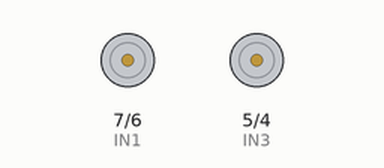
This sketch was run on a simulated Arduino Uno, built with avr-gcc and run on an emulated ATmega328P. On the bench: motor-driver pin pairs drawn as motors (green arrow = first pin HIGH = forward, orange = second pin HIGH = backward, longer = more drive, scaled by the enable pin).

Above: at 2.5 s.
At 10.0 s:
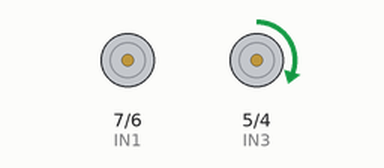
Timing chart, 0 to 26.0 s (numbered marks = the images above):
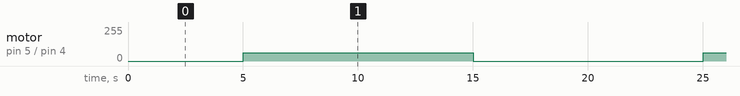

The sketch:

DK_DC_l298.ino
```cpp
//Đây là mã Code của chương trình.
#define ENA 8  //enable A on pin 8
#define ENB 3  //enable B on pin 3
#define IN1 7  //IN1 on pin 7
#define IN2 6  //IN2 on pin 6
#define IN3 5  //IN3 on pin 5
#define IN4 4  //IN4 on pin 4
void setup()
{
  //set all of the outputs
  pinMode(ENA, OUTPUT);
  pinMode(ENB, OUTPUT);
  pinMode(IN1, OUTPUT);
  pinMode(IN2, OUTPUT);
  pinMode(IN3, OUTPUT);
  pinMode(IN4, OUTPUT);
}
void loop()
{
  motorA(1, 25);  //cho motor A chạy 25% tốc độ CHẠY THUẬN
  delay(5000);  //chạy 25% trong 5 s
  motorA(3, 100);  //thắng động cơ A
  motorB(1, 25);  //cho motor B chạy 25% tốc độ.
  delay(5000);  //chạy 25% trong 5 s
  motorA(2, 25);// cho motor A chạy 25% tốc độ CHẠY NGHỊCH
  delay(5000);  //let motor A and motor B run for 5 seconds
  motorB(3, 50);  //thắng động cơ B
  motorA(0, 100);  //dừng động cơ A
  delay(5000);  //wait 5 seconds
}
//****************   Motor A control   *****************
void motorA(int mode, int percent)
{
  //change the percentage range of 0 -> 100 into the PWM
  //range of 0 -> 255 using the map function
  int duty = map(percent, 0, 100, 0, 255);
  switch(mode)
  {
    case 0:
      digitalWrite(ENA, LOW);  //set enable low to disable A
      break;
    case 1:
      digitalWrite(IN1, HIGH);
      digitalWrite(IN2, LOW);
      analogWrite(ENA, duty);
       break;
     case 2:

      digitalWrite(IN1, LOW);
      digitalWrite(IN2, HIGH);
      analogWrite(ENA, duty);
        break;
     case 3:
     digitalWrite(IN1, LOW);
     digitalWrite(IN2, LOW);
     analogWrite(ENA, duty);
     break;
  }
}
//****************   Motor B control   *****************
  void motorB(int mode, int percent)
{
  //change the percentage range of 0 -> 100 into the PWM
  //range of 0 -> 255 using the map function
  int duty = map(percent, 0, 100, 0, 255);
  switch(mode)
  {
    case 0:  //disable/coast
      digitalWrite(ENB, LOW);  //set enable low to disable B
      break;

    case 1:
     digitalWrite(IN3, HIGH);
     digitalWrite(IN4, LOW);
     analogWrite(ENB, duty);
      break;
   case 2:
     digitalWrite(IN3, LOW);
     digitalWrite(IN4, HIGH);
     analogWrite(ENB, duty);
          break;
    case 3:
    digitalWrite(IN3, LOW);
    digitalWrite(IN4, LOW);
    analogWrite(ENB, duty);
         break;
  }
}
```

Measured:
- by itself, motor on pin 5 (IN3) / pin 4 (IN4): alternates forward 63/255 for 10.0 s and stopped for 10.0 s
